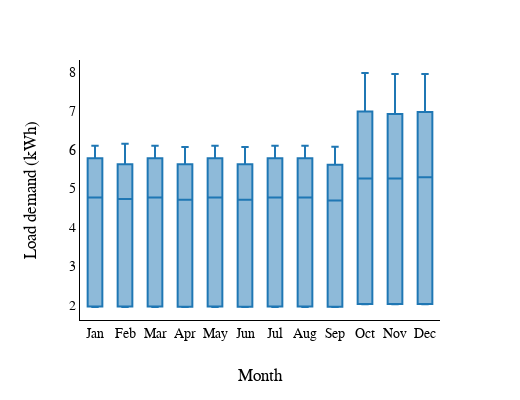

Notebook code for this chart:
### Code cell
fig = px.box(demanda_2,
              y='power Impute medida2 KWh',
              x='Month',
              template="ygridoff",

              category_orders={
                  "Month": [
                      "Jan", "Feb", "Mar", "Apr", "May", "Jun", "Jul", "Aug",
                      "Sep", "Oct", "Nov", "Dec"                  ]
              },
              #title="Load Profile 2019",
              width=520,
              height=400)
fig.update_yaxes(nticks=10)
fig.update_xaxes(nticks=24)
fig.update_xaxes(title_text='Month')
fig.update_yaxes(title_text='Load demand (kWh)')
fig.layout.update(showlegend=False) 
fig.update_yaxes(showline=True, linecolor='black')
fig.update_xaxes(showline=True, linecolor='black')

fig.update_layout(
    font_family="Times New Roman",
    title_font_family="Times New Roman",
    font_size=14
    ,
    font_color="black",
)
fig.show()
fig.write_image("load_profile_2.eps")

### Figure 1 — Plotly figure (JSON) as saved in the notebook; plotly's stock layout.template omitted (floating-point values rounded to 4 significant figures; data arrays with more than 128 entries replaced by an {"elided": "..."} marker saying what was removed)
{"data": [{"alignmentgroup": "True", "hovertemplate": "Month=%{x}<br>power Impute medida2 KWh=%{y}<extra></extra>", "legendgroup": "", "marker": {"color": "#1F77B4"}, "name": "", "notched": false, "offsetgroup": "", "orientation": "v", "showlegend": false, "type": "box", "x": {"elided": "288 str values"}, "x0": " ", "xaxis": "x", "y": {"elided": "288 float values"}, "y0": " ", "yaxis": "y"}], "layout": {"boxmode": "group", "font": {"color": "black", "family": "Times New Roman", "size": 14}, "height": 400, "legend": {"tracegroupgap": 0}, "margin": {"t": 60}, "showlegend": false, "title": {"font": {"family": "Times New Roman"}}, "width": 520, "xaxis": {"anchor": "y", "categoryarray": ["Jan", "Feb", "Mar", "Apr", "May", "Jun", "Jul", "Aug", "Sep", "Oct", "Nov", "Dec"], "categoryorder": "array", "domain": [0, 1], "linecolor": "black", "nticks": 24, "showline": true, "title": {"text": "Month"}}, "yaxis": {"anchor": "x", "domain": [0, 1], "linecolor": "black", "nticks": 10, "showline": true, "title": {"text": "Load demand (kWh)"}}}}
